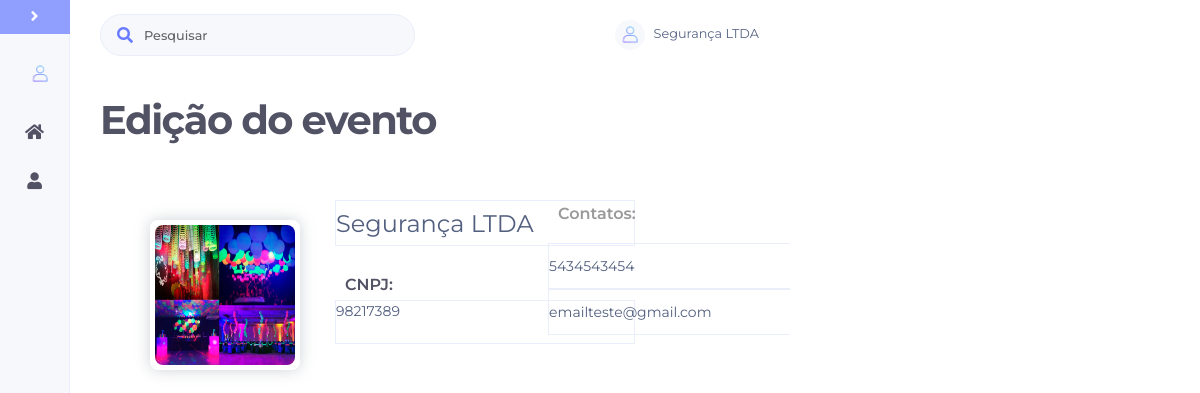
Screenshot of /view/edit_servico.php?servico=1 (signed in) with the database file from the repository.
### tables this page shows
CREATE TABLE `usuario` (
  `id` bigint(20) NOT NULL,
  `nome` varchar(100) NOT NULL,
  `email` varchar(200) NOT NULL,
  `senha` varchar(20) NOT NULL,
  `tipo` char(1) NOT NULL,
  `cnpj` char(14) DEFAULT NULL,
  `telefone` bigint(20) DEFAULT NULL,
  `idCategoria` int(11) DEFAULT NULL
);

### autoload.php (called while the page is built, shortened)
<?php
function autoload($classe)
{
    $classe = lcfirst($classe);
    $classe2 = lcfirst(substr($classe, 0,8));
    $classe3 = lcfirst(substr($classe, 8));
    $classe4 = lcfirst(substr($classe, 0,6));
    $classe5 = lcfirst(substr($classe, 6));
    $classe6 = lcfirst(substr($classe, 8,6));
    $classe7 = lcfirst(substr($classe, 14));
}

### modelo/database.class.php (called while the page is built, shortened)
<?php
include_once '../autoload.php';
class Database{
    protected static $conn;
    private function __construct()
    {
        try
        {
            self::$conn = new PDO("mysql:host=". Config::HOST_NAME."; dbname=".Config::DATABASE_NAME, Config::DATABASE_USER_NAME, Config::DATABASE_PASSWORD);
            self::$conn->setAttribute(PDO::ATTR_ERRMODE, PDO::ERRMODE_EXCEPTION);
            self::$conn->exec('SET NAMES utf8');
        }
        catch (PDOException $e)
        {
            $email = new Email();
            die("Connection Error: " . $e->getMessage());
        }
    }
    public static function conectar()
    {
        return self::$conn;
    }
}

### controle/controle.servico.class.php (called while the page is built, shortened)
<?php
class ControleServico extends ControleBase {
    private $servico;
    public function __construct() {
        $this->servico = new Servico();
    }
    public function controleAcao($acao,$param=null,$param2=null){
        switch ($acao) {
            default:
                return parent::controleAcao($acao,$param,$param2);
                break;
        }
    }
    protected function listarUnico($param){
        return $this->servico->listarUnico($param);
    }
}

### modelo/servico.class.php (called while the page is built, shortened)
<?php
class Servico implements IBaseModelo{
    private $nome;
    private $email;
    private $cnpj;
    private $telefone;
    private $conn;
    public function getNome() {
        return $this->nome;
    }
    public function getEmail() {
        return $this->email;
    }
    public function getTelefone() {
        return $this->telefone;
    }
    public function getCnpj() {
        return $this->cnpj;
    }
    public function __construct() {
        $this->conn = Database::conectar();
    }
    public function listarUnico($id){
        try{
            $query="SELECT id, nome, email, telefone, senha, cnpj, idCategoria FROM usuario WHERE id=:id AND tipo='S'";
            $this->stmt= $this->conn->prepare($query);
            $this->stmt->bindValue(':id', $id, PDO::PARAM_INT);
            if($this->stmt->execute()){
                $servico = $this->stmt->fetchAll(PDO::FETCH_CLASS,"Servico");
            }
            return $servico[0];
        } catch(PDOException $e) {
            echo "<div class='alert alert-danger'>".$e->getMessage()."</div>";
            return null;
        }
    }
}

### controle/controle.base.class.php (called while the page is built, shortened)
<?php
abstract class ControleBase {
    public function controleAcao($acao,$param=null, $param2=null) {
        switch ($acao) {
            case "listarUnico":
                return $this->listarUnico($param);
                break;
        }
    }
}
?>

### view/edit_servico.php (the view, shortened to what this page needs)
<?php
    include_once '../autoload.php';
	if($_GET['servico']){
        $servicoControle = new ControleServico();
        $servicoControle->setVisao($_GET);
        $servicoUnico = $servicoControle->controleAcao("listarUnico", $_GET["servico"]);
    }
?>
<!DOCTYPE html>
<html>
<?php
include_once('include/head.php');
?>
<body>
    <div class="wrapper">
    	<?php include_once('include/sidebarServico.php'); ?>
    	<div id="page">
            <?php include_once('include/navbar.php'); ?>
			<div class="filtros">Edição do evento</div>
                        <div class="content co-10">
                            <div class="content-header" style="float: left;">
                                <div class="header-photo alternative-shadow">
                                    <img src="img/brand/blog-neon-6.jpg">
                                </div>
                            </div>
                            <div class="row">
                            <div class="col-6">
                                <div class="form-group">
                                    <input type="text" style="width: 300px !important;" id="input-nome" class="form-control form-control-alternative form-edita form-title" placeholder="First name" value="<?= isset($servicoUnico) ? $servicoUnico->getNome() : "";?>">
                                </div>
                                <div class="font-weight-bold" style="padding-left:10px;">CNPJ:</div>
                                <textarea data-descricao="<?= isset($servicoUnico) ? $servicoUnico->getCnpj() : "";?>" id="input-descricao" style="resize: none; width: 300px !important;" class="form-control form-control-alternative form-edita" placeholder="Adicione aqui a descrição do seu evento"></textarea>
                            </div>
                            <div class="col-6">
                                <p class="font-weight-bold" style="padding-left:10px;">Contatos:</p>
                                <input type='number' style="width: 300px !important;" id="input-telefone" class="form-control form-control-alternative form-edita" value="<?= isset($servicoUnico) ? $servicoUnico->getTelefone() : "";?>">
                                <input type='text' style="width: 300px !important;" id="input-email" class="form-control form-control-alternative form-edita" value="<?= isset($servicoUnico) ? $servicoUnico->getEmail() : "";?>">
                            </div>
                        </div>
		</div>
    </div>
</body>
</html>

### view/css/main.css (style rules this page uses)
.wrapper { display: flex; align-items: stretch; width: 100%; margin-left: auto; margin-right: auto; display: flex; align-items: stretch; }
html { height: 100%; }
body { font-family: 'Montserrat' !important; background-color: #fff !important; height: 100%; overflow: hidden; }
p { font-family: 'Montserrat'; font-size: 1.1em; font-weight: 300; line-height: 1.7em; color: #999; }
.header-photo { width: 40px; height: 40px; margin: auto; padding: 5px; }
.header-photo img { width: 100%; height: 100%;; border-radius: 50px; margin: 0px; }
#page { width: calc(100vw - 480px); transition: width 0.4s; padding: 0px 0px 0px 30px; overflow: auto; max-height: 100vh; text-align: left; }
#page .content { display: inline-block; }
.content { margin-right: 2%; margin-bottom: 30px; float: left; box-sizing: border-box; padding: 10px 30px; line-height: 30px; }
.co-10 { width: 98%; }
.filtros { margin: 0px 0px 20px 0px; font-weight: bold; line-height: 100px; font-family: Montserrat; font-size: 2.5rem; letter-spacing: -0.1rem; color: #525265; }
.content-header { padding: 20px 20px 0px; }
.content-header .header-photo { width: 150px; height: 150px; border-radius: 0.5rem; overflow: hidden; }
.content-header .header-photo img { border-radius: 0.5rem; width: 100%; height: 100%; transition: all 0.1s; }
.alternative-shadow { box-shadow: 0 0 15px 0 rgba(154, 161, 171, 0.48); }
.form-edita { color: #525f7f !important; background-color: transparent !important; padding: 0px !important; }
.form-title { font-size: 1.5rem !important; }

### rows the page displays
usuario: nome "Segurança LTDA", cnpj "98217389", telefone "5434543454", email "emailteste@gmail.com"

### other values shown
$_SESSION['usuario'] "Segurança LTDA"
